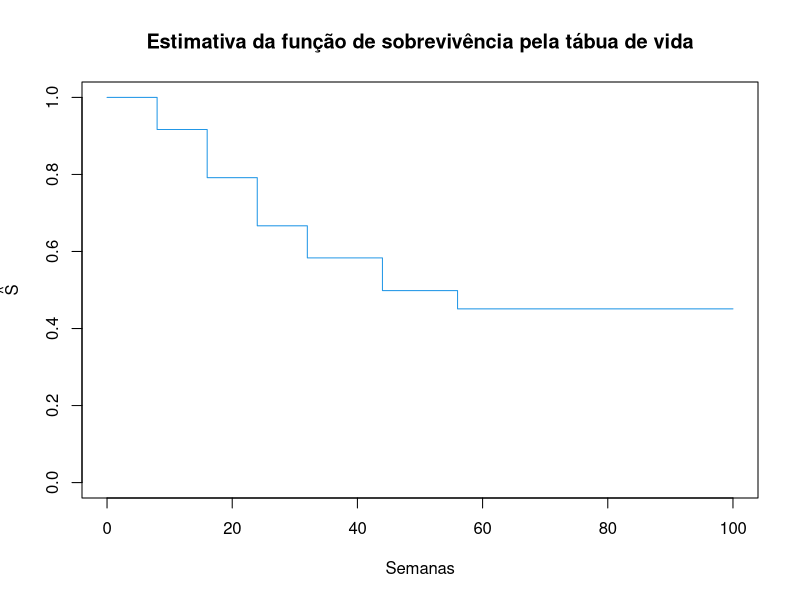
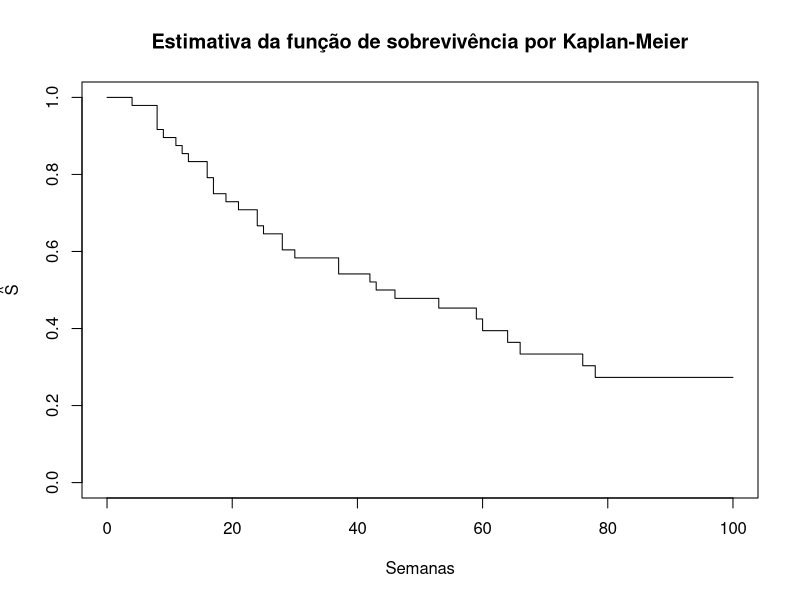
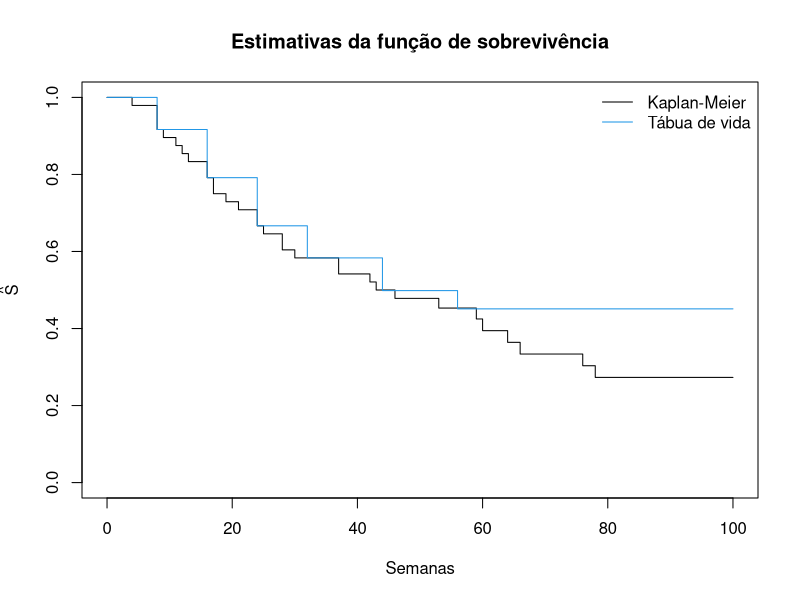

Here is the R script that generated these plots, in order:
## ---- chunk 1
knitr::opts_chunk$set(warning=FALSE, 
                      # fig.dim = c(5,5),
                      # out.height = '40%',
                      # fig.align = 'center',
                      message=FALSE
                      )

library(tidyverse)
library(ggplot2)
library(knitr)
library(readr)
library(dplyr)
## ---- chunk 2
# QUESTAO 3a ----

dados_raw <- readr::read_csv2('data/Lista2-Xelox.csv')

# limites dos intervalos
breaks <- c(0,8,16,24,32,44,56, Inf)

tabua <- dados_raw %>% 
  mutate(
    # define as faixas
    intervalo = cut(timeWeeks, breaks=breaks, right=TRUE, include.lowest = T),
    i = as.integer(intervalo)
  ) %>% 
  group_by(intervalo, i) %>% 
  summarise(
    # numero de falhas no intervalo
    d = sum(delta),
    # numero de censuras no intervalo
    w = sum(delta==0)
  ) %>% 
  ungroup() %>% 
  mutate(
    # numero de obs em risco, que nao falharam até o fim do intervalo anterior
    n_estrela = sum(d+w) - cumsum(d+w) +w+d,
    # corrigindo o numero de ind. em risco
    n = n_estrela - w/2,
    # prop. de falhas no intervalo
    q_hat = d/n,
    # na tabua de vida, a estimativa de S do 1o intervalo = 1
    # depois o produtorio acumulado dos p_i
    s_hat = c(1, cumprod(1 - q_hat)[-n()])
  )


## ---- chunk 3
tabua %>%
  kable(
    caption = "Estimativas da tábua de vida.", 
    col.names = c(
      "Semanas","$i$","$d_i$","$w_i$",
      "$n*$","$n$", 
      "$q_i$",
      "$\\hat{S}(t)$"))


## ---- chunk 4
x = rep(breaks, each=2)[2:15]
x[length(x)] <- 100 # substitui infinito
y = rep(tabua$s_hat, each=2)

plot(x, y, type="l", col=4, xlab="Semanas", ylab=expression(hat(S)),ylim = c(0,1),
     main = "Estimativa da função de sobrevivência pela tábua de vida", cex=.6)


## ---- chunk 5
# QUESTAO 3b ----
kmeier <- dados_raw %>%
  group_by(t=timeWeeks) %>%
  # numero de eventos e censuras em cada t
  summarise(d = sum(delta), w=sum(delta==0)) %>% 
  ungroup() %>% 
  mutate(
    # numero de individuos vivos até antes de cada instante t
    Y = sum(d+w) - (cumsum(d+w) - (d+w)),
    # estimate of the conditional probability that an individual who survives 
    # to just prior to time ti experiences the event at time ti
    q = d/Y,
    # estimate of surv function
    s_hat = cumprod(1 - q)
  ) %>% 
  filter(d!=0)


## ---- chunk 6
kmeier %>% 
  kable(
    caption = "Estimativas de Kaplan-Meier.", 
    col.names = c(
      "Semana","$d_i$","$w_i$",
      "$Y_i$", 
      "$q_i=d_i/Y_i$", 
      "$\\hat{S}(t)$"))


## ---- chunk 7
x_km <- c(0, rep(kmeier$t, each=2), 100)
y_km <- c(1, 1, rep(kmeier$s_hat, each=2))
plot(x_km, y_km, type="l", col=1, xlab="Semanas", ylab=expression(hat(S)),ylim = c(0,1),
     main = "Estimativa da função de sobrevivência por Kaplan-Meier", cex=.6)


## ---- chunk 8
# QUESTAO 3c ----
plot(x_km, y_km, type="l", col=1, xlab="Semanas", ylab=expression(hat(S)),ylim = c(0,1),
     main = "Estimativas da função de sobrevivência", cex=.6)
lines(x, y, type="l", col=4)
legend("topright",legend=c("Kaplan-Meier","Tábua de vida"),lty = c(1, 1),
       col = c(1,4), bty="n")


